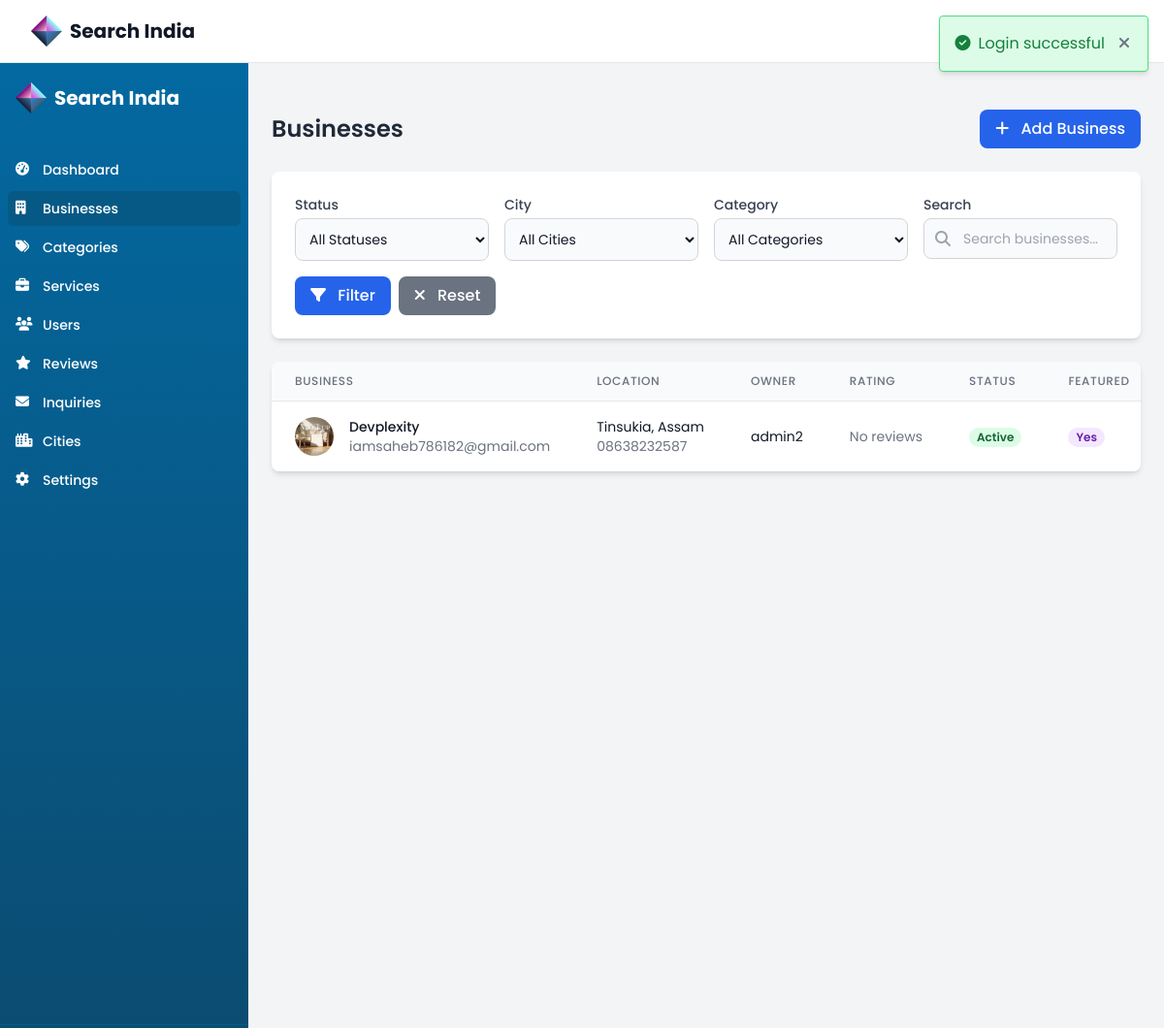
Screenshot of /justdial-admin/modules/businesses/index.php (signed in) with the database file from the repository.
### tables this page shows
CREATE TABLE `businesses` (
  `id` int(11) NOT NULL,
  `name` varchar(100) NOT NULL,
  `slug` varchar(100) NOT NULL,
  `description` text DEFAULT NULL,
  `short_description` varchar(255) DEFAULT NULL,
  `logo` varchar(255) DEFAULT NULL,
  `cover_image` varchar(255) DEFAULT NULL,
  `address` text DEFAULT NULL,
  `city` varchar(50) DEFAULT NULL,
  `state` varchar(50) DEFAULT NULL,
  `country` varchar(50) DEFAULT 'India',
  `postal_code` varchar(20) DEFAULT NULL,
  `latitude` decimal(10,8) DEFAULT NULL,
  `longitude` decimal(11,8) DEFAULT NULL,
  `phone` varchar(20) DEFAULT NULL,
  `email` varchar(100) DEFAULT NULL,
  `website` varchar(255) DEFAULT NULL,
  `opening_hours` text DEFAULT NULL,
  `founded_year` int(11) DEFAULT NULL,
  `owner_id` int(11) DEFAULT NULL,
  `status` enum('pending','active','inactive','rejected') DEFAULT 'pending',
  `is_verified` tinyint(1) DEFAULT 0,
  `is_featured` tinyint(1) DEFAULT 0,
  `views` int(11) DEFAULT 0,
  `created_at` timestamp NOT NULL DEFAULT current_timestamp(),
  `updated_at` timestamp NOT NULL DEFAULT current_timestamp() ON UPDATE current_timestamp()
);

CREATE TABLE `users` (
  `id` int(11) NOT NULL,
  `name` varchar(100) NOT NULL,
  `username` varchar(255) DEFAULT NULL,
  `bio` text DEFAULT NULL,
  `email` varchar(100) NOT NULL,
  `password` varchar(255) NOT NULL,
  `phone` varchar(20) DEFAULT NULL,
  `address` text DEFAULT NULL,
  `city` varchar(50) DEFAULT NULL,
  `state` varchar(50) DEFAULT NULL,
  `country` varchar(50) DEFAULT NULL,
  `postal_code` varchar(20) DEFAULT NULL,
  `profile_image` varchar(255) DEFAULT 'default.jpg',
  `role` enum('admin','manager','user') DEFAULT 'user',
  `status` enum('active','inactive','banned') DEFAULT 'active',
  `email_verified` tinyint(1) DEFAULT 0,
  `verification_token` varchar(255) DEFAULT NULL,
  `reset_token` varchar(255) DEFAULT NULL,
  `reset_token_expires` datetime DEFAULT NULL,
  `last_login` timestamp NULL DEFAULT NULL,
  `created_at` timestamp NOT NULL DEFAULT current_timestamp(),
  `updated_at` timestamp NOT NULL DEFAULT current_timestamp() ON UPDATE current_timestamp()
);

### justdial-admin/config/database.php (called while the page is built, shortened)
<?php
class Database {
    private $host = DB_HOST;
    private $user = DB_USER;
    private $pass = DB_PASS;
    private $dbname = DB_NAME;
    private $conn;
    private $stmt;
    public function __construct() {
        $dsn = 'mysql:host=' . $this->host . ';dbname=' . $this->dbname . ';charset=utf8mb4';
        $options = array(
            PDO::ATTR_PERSISTENT => true,
            PDO::ATTR_ERRMODE => PDO::ERRMODE_EXCEPTION,
            PDO::ATTR_DEFAULT_FETCH_MODE => PDO::FETCH_ASSOC,
            PDO::ATTR_EMULATE_PREPARES => false
        );
        try {
            $this->conn = new PDO($dsn, $this->user, $this->pass, $options);
        } catch(PDOException $e) {
            $this->error = $e->getMessage();
            echo 'Database Connection Error: ' . $this->error;
        }
    }
    public function query($sql) {
        $this->stmt = $this->conn->prepare($sql);
    }
    public function bind($param, $value, $type = null) {
        if(is_null($type)) {
            switch(true) {
                case is_int($value):
                    $type = PDO::PARAM_INT;
                    break;
            }
        }
        $this->stmt->bindValue($param, $value, $type);
    }
    public function execute() {
        return $this->stmt->execute();
    }
    public function resultSet() {
        $this->execute();
        return $this->stmt->fetchAll();
    }
}

### justdial-admin/config/functions.php (called while the page is built, shortened)
<?php
require_once 'database.php';
function db() {
    static $db = null;
    if ($db === null) {
        $db = new Database();
    }
    return $db;
}

### justdial-admin/modules/businesses/index.php (the view, shortened to what this page needs)
<?php
require_once '../../includes/header.php';
$search = isset($_GET['search']) ? sanitize($_GET['search']) : '';
$page = isset($_GET['page']) ? (int)$_GET['page'] : 1;
$query = "SELECT b.*, u.name as owner_name,
          (SELECT COUNT(*) FROM reviews r WHERE r.business_id = b.id AND r.status = 'approved') as review_count,
          (SELECT AVG(rating) FROM reviews r WHERE r.business_id = b.id AND r.status = 'approved') as avg_rating
          FROM businesses b
          LEFT JOIN users u ON b.owner_id = u.id";
$countQuery = "SELECT COUNT(*) as total FROM businesses b";
$params = [];
$db = db();
$db->query($countQuery);
$result = $db->single();
$totalItems = $result['total'];
$pagination = getPagination($totalItems, $page);
$query .= " ORDER BY b.created_at DESC LIMIT :offset, :limit";
$params[':offset'] = $pagination['offset'];
$params[':limit'] = $pagination['per_page'];
$db->query($query);
foreach ($params as $key => $value) {
    $db->bind($key, $value);
}
$businesses = $db->resultSet();
?>
<div class="container px-6 mx-auto">
    <div class="flex justify-between items-center my-6">
        <h2 class="text-2xl font-semibold text-gray-800">Businesses</h2>
        <a href="add.php" class="bg-blue-600 hover:bg-blue-700 text-white font-medium py-2 px-4 rounded-lg transition-all duration-300 transform hover:scale-[1.02]">
            <i class="fa-solid fa-plus mr-2"></i> Add Business
        </a>
    </div>
    <div class="bg-white rounded-lg shadow-md p-6 mb-6">
        <form method="GET" class="grid grid-cols-1 md:grid-cols-4 gap-4">
            <div>
                <label for="status" class="block text-sm font-medium text-gray-700 mb-1">Status</label>
                <select id="status" name="status" class="bg-gray-50 border border-gray-300 text-gray-900 text-sm rounded-lg focus:ring-blue-500 focus:border-blue-500 block w-full p-2.5">
                    <option value="">All Statuses</option>
                </select>
            </div>
            <div>
                <label for="city" class="block text-sm font-medium text-gray-700 mb-1">City</label>
                <select id="city" name="city" class="bg-gray-50 border border-gray-300 text-gray-900 text-sm rounded-lg focus:ring-blue-500 focus:border-blue-500 block w-full p-2.5">
                    <option value="">All Cities</option>
                </select>
            </div>
            <div>
                <label for="category" class="block text-sm font-medium text-gray-700 mb-1">Category</label>
                <select id="category" name="category" class="bg-gray-50 border border-gray-300 text-gray-900 text-sm rounded-lg focus:ring-blue-500 focus:border-blue-500 block w-full p-2.5">
                    <option value="0">All Categories</option>
                </select>
            </div>
            <div>
                <label for="search" class="block text-sm font-medium text-gray-700 mb-1">Search</label>
                <div class="relative">
                    <div class="absolute inset-y-0 left-0 flex items-center pl-3 pointer-events-none">
                    </div>
                    <input type="text" id="search" name="search" class="bg-gray-50 border border-gray-300 text-gray-900 text-sm rounded-lg focus:ring-blue-500 focus:border-blue-500 block w-full pl-10 p-2.5" placeholder="Search businesses..." value="<?= $search ?>">
                </div>
            </div>
            <div class="md:col-span-4 flex items-end">
                <button type="submit" class="bg-blue-600 hover:bg-blue-700 text-white font-medium py-2 px-4 rounded-lg mr-2">
                    <i class="fa-solid fa-filter mr-2"></i> Filter
                </button>
                <a href="index.php" class="bg-gray-500 hover:bg-gray-600 text-white font-medium py-2 px-4 rounded-lg">
                    <i class="fa-solid fa-times mr-2"></i> Reset
                </a>
            </div>
        </form>
    </div>
    <div class="bg-white rounded-lg shadow-md overflow-hidden">
        <div class="overflow-x-auto">
            <table class="min-w-full divide-y divide-gray-200">
                <thead class="bg-gray-50">
                    <tr>
                        <th scope="col" class="px-6 py-3 text-left text-xs font-medium text-gray-500 uppercase tracking-wider">Business</th>
                        <th scope="col" class="px-6 py-3 text-left text-xs font-medium text-gray-500 uppercase tracking-wider">Location</th>
                        <th scope="col" class="px-6 py-3 text-left text-xs font-medium text-gray-500 uppercase tracking-wider">Owner</th>
                        <th scope="col" class="px-6 py-3 text-left text-xs font-medium text-gray-500 uppercase tracking-wider">Rating</th>
                        <th scope="col" class="px-6 py-3 text-left text-xs font-medium text-gray-500 uppercase tracking-wider">Status</th>
                        <th scope="col" class="px-6 py-3 text-left text-xs font-medium text-gray-500 uppercase tracking-wider">Featured</th>
                    </tr>
                </thead>
                <tbody class="bg-white divide-y divide-gray-200">
                    <?php if (empty($businesses)): ?>
                    <tr>
                        <td colspan="7" class="px-6 py-4 text-center text-gray-500">No businesses found</td>
                    </tr>
                    <?php else: ?>
                    <?php foreach ($businesses as $business): ?>
                    <tr>
                        <td class="px-6 py-4 whitespace-nowrap">
                            <div class="flex items-center">
                                <div class="flex-shrink-0 h-10 w-10">
                                    <?php if ($business['logo']): ?>
                                    <img class="h-10 w-10 rounded-full object-cover" src="<?= UPLOADS_URL ?>/businesses/<?= $business['logo'] ?>" alt="<?= $business['name'] ?>">
                                    <?php else: ?>
                                    <div class="h-10 w-10 rounded-full bg-gray-200 flex items-center justify-center">
                                        <i class="fa-solid fa-building text-gray-500"></i>
                                    </div>
                                    <?php endif; ?>
                                </div>
                                <div class="ml-4">
                                    <div class="text-sm font-medium text-gray-900"><?= $business['name'] ?></div>
                                    <div class="text-sm text-gray-500"><?= $business['email'] ?></div>
                                </div>
                            </div>
                        </td>
                        <td class="px-6 py-4 whitespace-nowrap">
                            <div class="text-sm text-gray-900"><?= $business['city'] ?>, <?= $business['state'] ?></div>
                            <div class="text-sm text-gray-500"><?= $business['phone'] ?></div>
                        </td>
                        <td class="px-6 py-4 whitespace-nowrap">
                            <div class="text-sm text-gray-900"><?= $business['owner_name'] ?: 'None' ?></div>
                        </td>
                        <td class="px-6 py-4 whitespace-nowrap">
                            <div class="flex items-center">
                                <?php if ($business['review_count'] > 0): ?>
                                    <?php for ($i = 1; $i <= 5; $i++): ?>
                                        <?php if ($i <= round($business['avg_rating'])): ?>
                                            <i class="fas fa-star text-yellow-400"></i>
                                        <?php else: ?>
                                            <i class="far fa-star text-yellow-400"></i>
                                        <?php endif; ?>
                                    <?php endfor; ?>
                                    <span class="ml-1 text-sm text-gray-500">(<?= $business['review_count'] ?>)</span>
                                <?php else: ?>
                                    <span class="text-sm text-gray-500">No reviews</span>
                                <?php endif; ?>
                            </div>
                        </td>
                        <td class="px-6 py-4 whitespace-nowrap">
                            <span class="px-2 inline-flex text-xs leading-5 font-semibold rounded-full
                                <?= $business['status'] === 'active' ? 'bg-green-100 text-green-800' :
                                   ($business['status'] === 'pending' ? 'bg-yellow-100 text-yellow-800' :
                                   ($business['status'] === 'rejected' ? 'bg-red-100 text-red-800' : 'bg-gray-100 text-gray-800')) ?>">
                                <?= ucfirst($business['status']) ?>
                            </span>
                        </td>
                        <td class="px-6 py-4 whitespace-nowrap">
                            <span class="px-2 inline-flex text-xs leading-5 font-semibold rounded-full <?= $business['is_featured'] ? 'bg-purple-100 text-purple-800' : 'bg-gray-100 text-gray-800' ?>">
                                <?= $business['is_featured'] ? 'Yes' : 'No' ?>
                            </span>
                        </td>
                    </tr>
                    <?php endforeach; ?>
                    <?php endif; ?>
                </tbody>
            </table>
        </div>
    </div>
</div>
<?php require_once '../../includes/footer.php'; ?>

### justdial-admin/assets/css/custom.css (style rules this page uses)
:root { --primary-color: #4f46e5; --primary-hover: #4338ca; --secondary-color: #10b981; --secondary-hover: #059669; --danger-color: #ef4444; --danger-hover: #dc2626; --warning-color: #f59e0b; --warning-hover: #d97706; --info-color: #3b82f6; --info-hover: #2563eb; --success-color: #10b981; --success-hover: #059669; --dark-color: #1f2937; --light-color: #f9fafb; --gray-color: #6b7280; --border-color: #e5e7eb; --sidebar-width: 16rem; --header-height: 4rem; --font-family: 'Poppins', sans-serif; }
body { font-family: var(--font-family); background-color: #f3f4f6; color: #374151; }

### rows the page displays
businesses: logo (picture), name "Devplexity", email "iamsaheb786182@gmail.com", city "Tinsukia", state "Assam", phone "08638232587", owner.name "admin2", status "Active", is_featured "Yes"

### other values shown
APP_NAME "Search India"
$flashMessage['message'] "Login successful"
